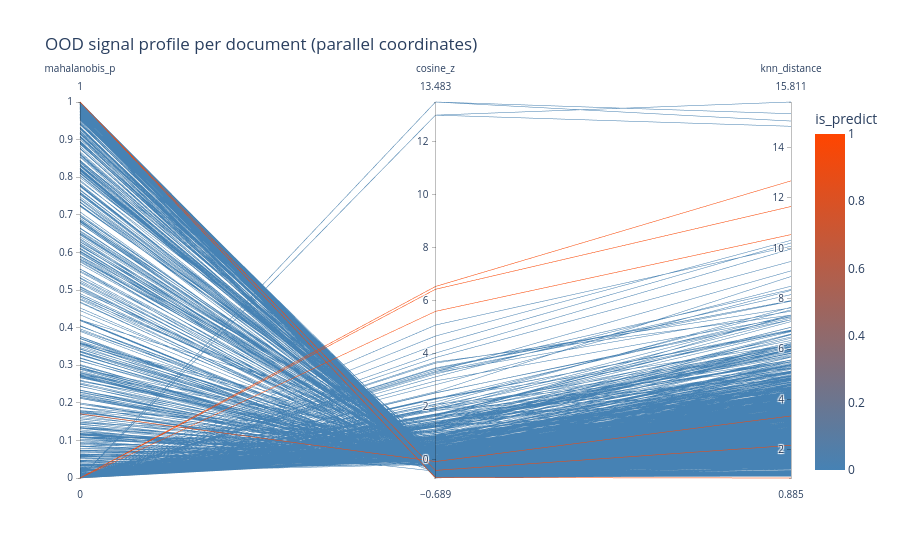

Notebook code for this chart:
### Markdown cell above
### 3. Parallel coordinates -- each document's full signal profile

One axis per signal, one line per document. `in_distribution=False` is an OR across the three signals, so a document can fail on just one axis -- this shows which one, for every document at once, instead of collapsing to a single accept/reject flag.

### Code cell
parallel_df = signals_df.copy()
parallel_df["is_predict"] = (parallel_df["source"] == "predict").astype(int)

fig_parallel = px.parallel_coordinates(
    parallel_df,
    dimensions=["mahalanobis_p", "cosine_z", "knn_distance"],
    color="is_predict",
    color_continuous_scale=["steelblue", "orangered"],
    title="OOD signal profile per document (parallel coordinates)",
)
fig_parallel.show()

### Figure 1 — Plotly figure (JSON) as saved in the notebook; plotly's stock layout.template omitted (floating-point values rounded to 4 significant figures; data arrays with more than 128 entries replaced by an {"elided": "..."} marker saying what was removed)
{"data": [{"dimensions": [{"label": "mahalanobis_p", "values": {"elided": "1350 float values"}}, {"label": "cosine_z", "values": {"elided": "1350 float values"}}, {"label": "knn_distance", "values": {"elided": "1350 float values"}}], "domain": {"x": [0, 1], "y": [0, 1]}, "line": {"color": {"elided": "1350 int values"}, "coloraxis": "coloraxis"}, "name": "", "type": "parcoords"}], "layout": {"coloraxis": {"autocolorscale": false, "colorbar": {"title": {"text": "is_predict"}}, "colorscale": [[0, "steelblue"], [1, "orangered"]]}, "legend": {"tracegroupgap": 0}, "title": {"text": "OOD signal profile per document (parallel coordinates)"}}}
